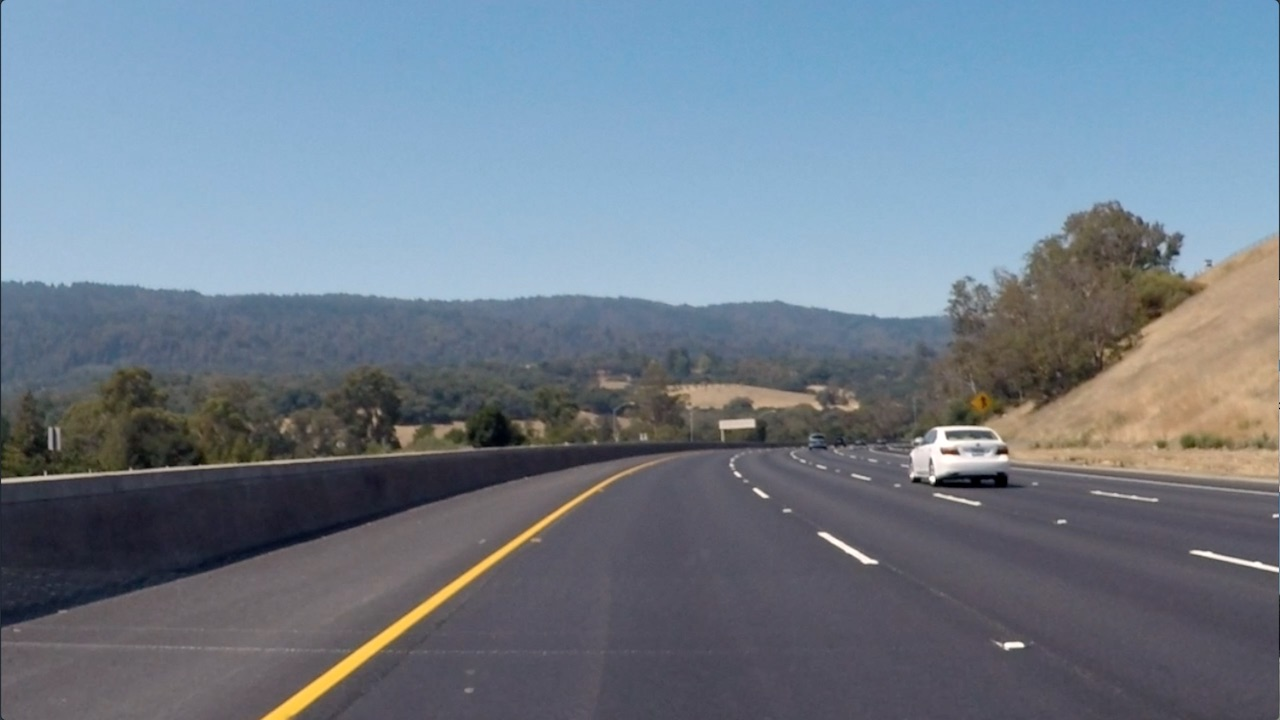
#> input picture CV edge detection filters/data/curved_lane.jpg, 1280 x 720 px
$ jupyter execute --allow-errors custom_filters.ipynb   (shell and % lines are left out)
#> lines starting #> are read from the running program, lines starting #| are printed output that depends on the picture
# Creating a Filter, Edge Detection

### Import resources and display image

[cell 1]
import matplotlib.pyplot as plt
import matplotlib.image as mpimg

import cv2 #imports open cv library
import numpy as np


# Read in the image
image = mpimg.imread('data/curved_lane.jpg')
#> image is the input picture: shape (720, 1280, 3); mean R, G, B 112.1, 125, 138.7

plt.imshow(image)

### Convert the image to grayscale

[cell 2]
# Convert to grayscale for filtering
print(f"color shape: {image.shape}")
#| color shape: (720, 1280, 3)
gray = cv2.cvtColor(image, cv2.COLOR_RGB2GRAY)
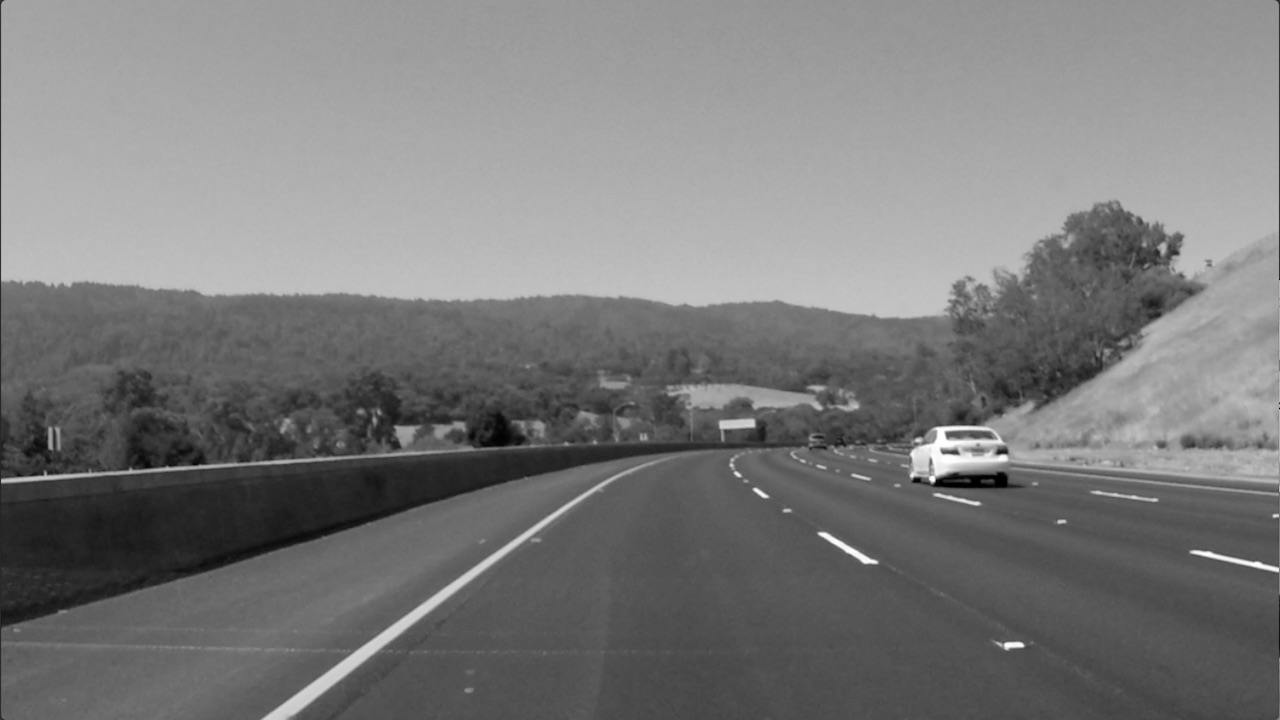
#> gray: shape (720, 1280); min 0, max 255, mean 122.7
print(f"gray shape: {gray.shape}")
#| gray shape: (720, 1280)
plt.imshow(gray, cmap='gray')

### Create a custom kernel

Below, you've been given one common type of edge detection filter: a Sobel operator.

The Sobel filter is very commonly used in edge detection and in finding patterns in intensity in an image. Applying a Sobel filter to an image is a way of **taking (an approximation) of the derivative of the image** in the x or y direction, separately. The operators look as follows.

**It's up to you to create a Sobel x operator and apply it to the given image.**

For a challenge, see if you can put the image through a series of filters: first one that blurs the image (takes an average of pixels), and then one that detects the edges.

[cell 3]
# Create a custom kernel

# 3x3 array for edge detection
sobel_y = np.array([[ -1, -2, -1],
                   [ 0, 0, 0],
                   [ 1, 2, 1]])

## TODO: Create and apply a Sobel x operator
sobel_x = np.array([[-1, 0, 1],
                    [-2,0,2],
                    [-1,0,1]])

# Filter the image using filter2D, which has inputs: (grayscale image, bit-depth, kernel)
filtered_image_x = cv2.filter2D(gray,-1,sobel_x)
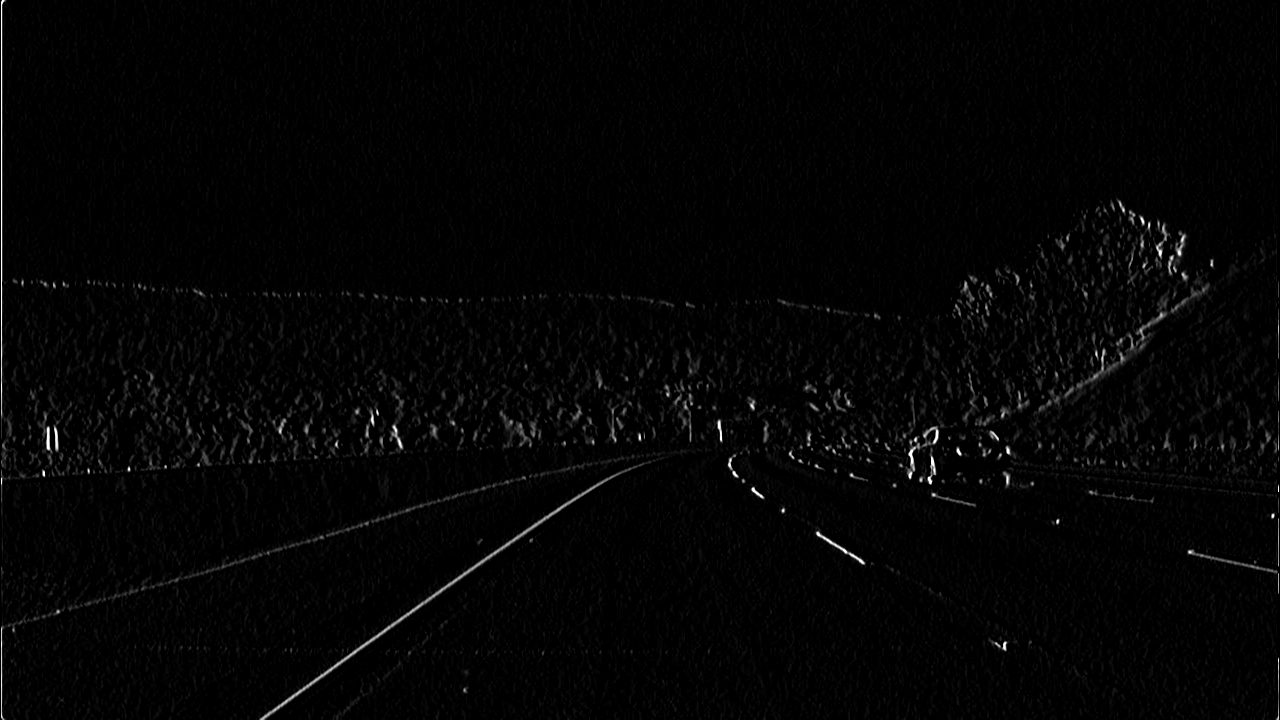
#> filtered_image_x: shape (720, 1280); min 0, max 255, mean 4.3

# Filter the image using filter2D, which has inputs: (grayscale image, bit-depth, kernel)
filtered_image = cv2.filter2D(gray, -1, sobel_y)
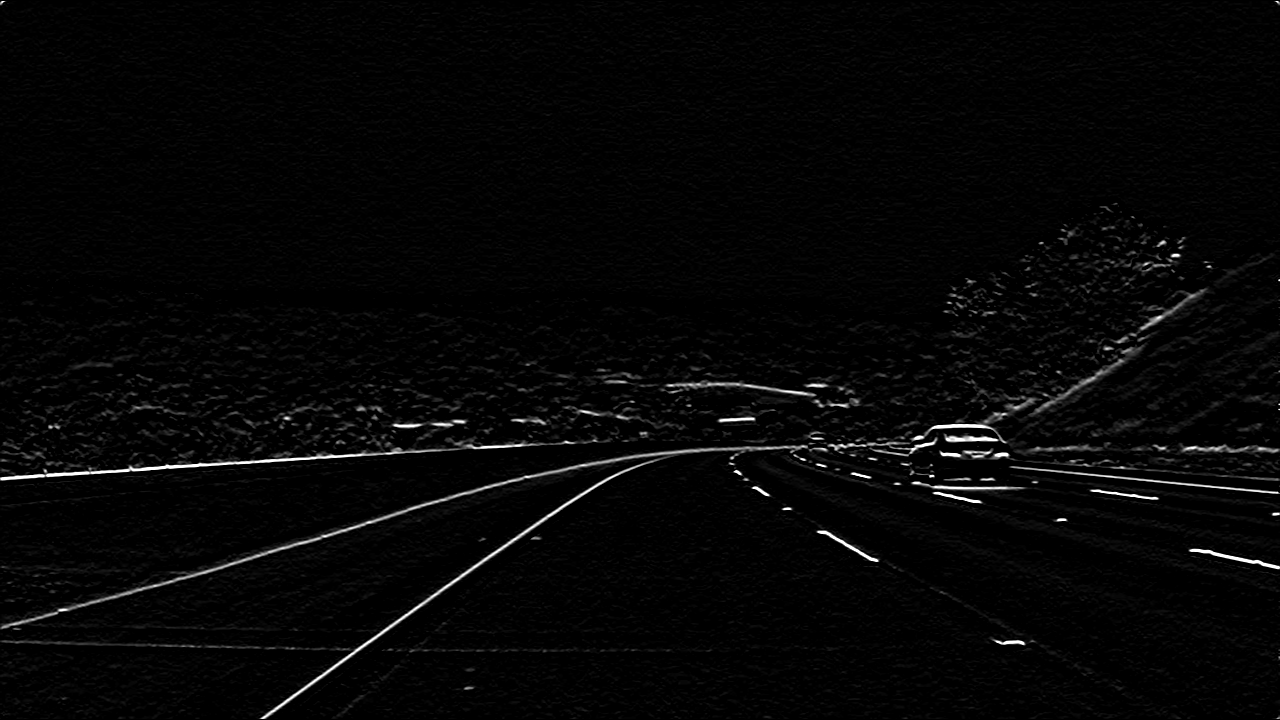
#> filtered_image: shape (720, 1280); min 0, max 255, mean 5.9

fig, axes = plt.subplots(1,2,figsize=(15,15))
fig.tight_layout()
axes[0].set_title("sober y",fontsize=25)
axes[0].imshow(filtered_image, cmap='gray')
axes[1].set_title("sober x",fontsize=25)
axes[1].imshow(filtered_image_x, cmap='gray')
plt.show()
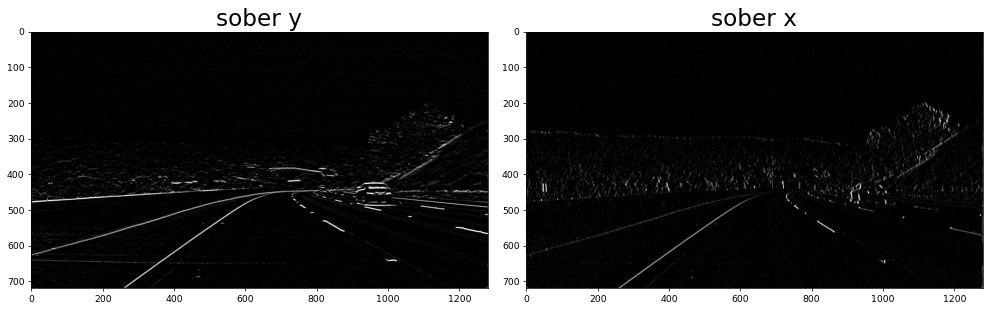
#> figure drawn by matplotlib, 2 panels

### Testing out other filters!

You're encouraged to create other kinds of filters and apply them to see what happens! As an **optional exercise**, try the following:
* Create a filter with decimal value weights.
* Create a 5x5 filter
* Apply your filters to the other images in the `images` directory.

[cell 4]
custom_filter = np.array([[ -0.25, 0,-1,0, -0.25],
                   [0,0,-0.5,0,0],
                   [0,-0.5,5,-0.5,0],
                   [0,0,-0.5,0,0],
                   [-0.25,0,-1,0,-0.25]])

# Filter the image using filter2D, which has inputs: (grayscale image, bit-depth, kernel)
custom_filtered_image = cv2.filter2D(gray, -1, custom_filter)
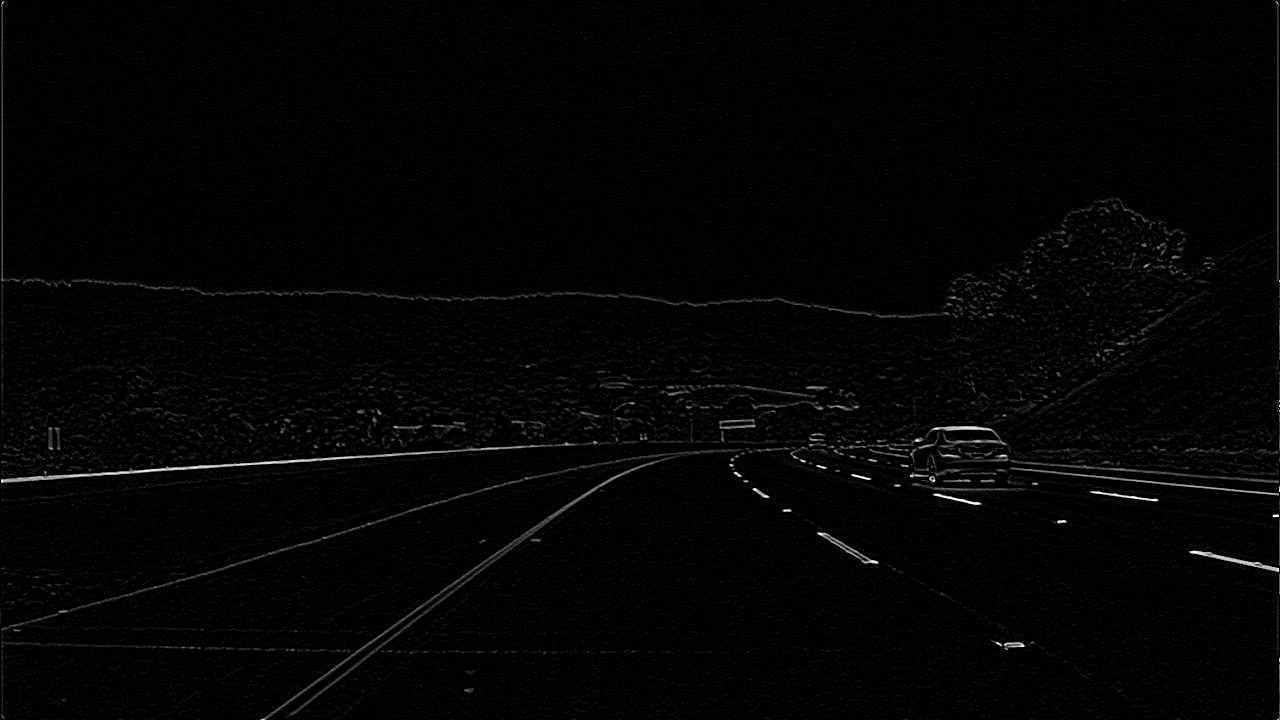
#> custom_filtered_image: shape (720, 1280); min 0, max 255, mean 3.9
plt.figure(figsize=(25,25))
plt.imshow(custom_filtered_image,cmap='gray')
#> (the rest of this cell did not finish here and is left out)

$ run again, with CV edge detection filters/data/bridge_trees_example.jpg copied over CV edge detection filters/data/curved_lane.jpg
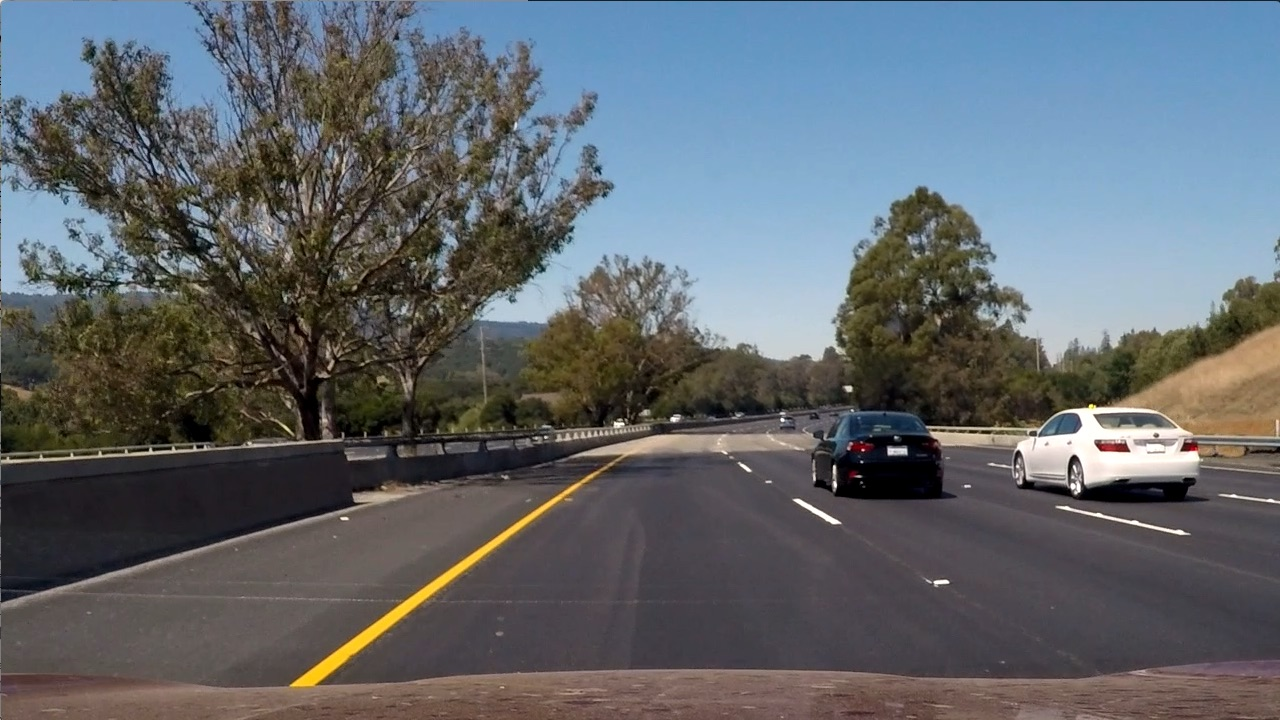
#> input picture CV edge detection filters/data/bridge_trees_example.jpg, 1280 x 720 px
#> image is the input picture: shape (720, 1280, 3); mean R, G, B 97, 102.6, 107.9
#| color shape: (720, 1280, 3)
#> `gray = cv2.cvtColor(image, cv2.COLOR_RGB2GRAY)`:
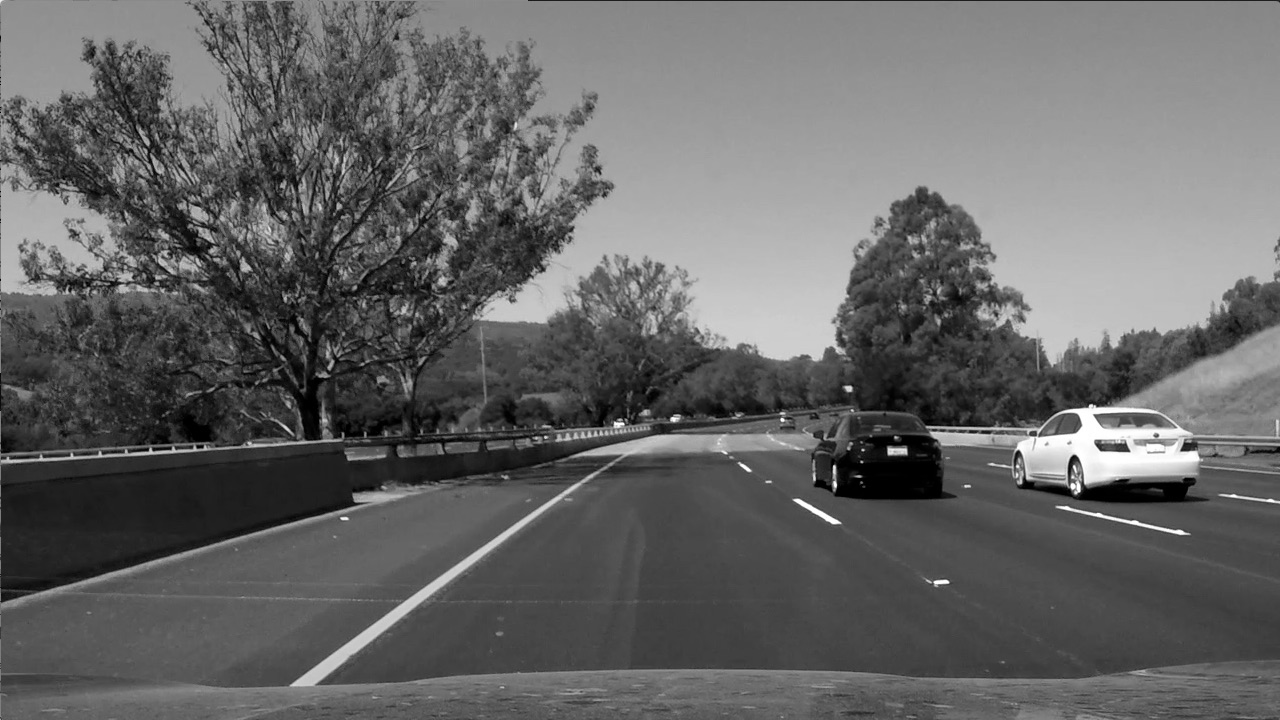
#> gray: shape (720, 1280); min 0, max 255, mean 101.5
#| gray shape: (720, 1280)
#> `custom_filtered_image = cv2.filter2D(gray, -1, custom_filter)`:
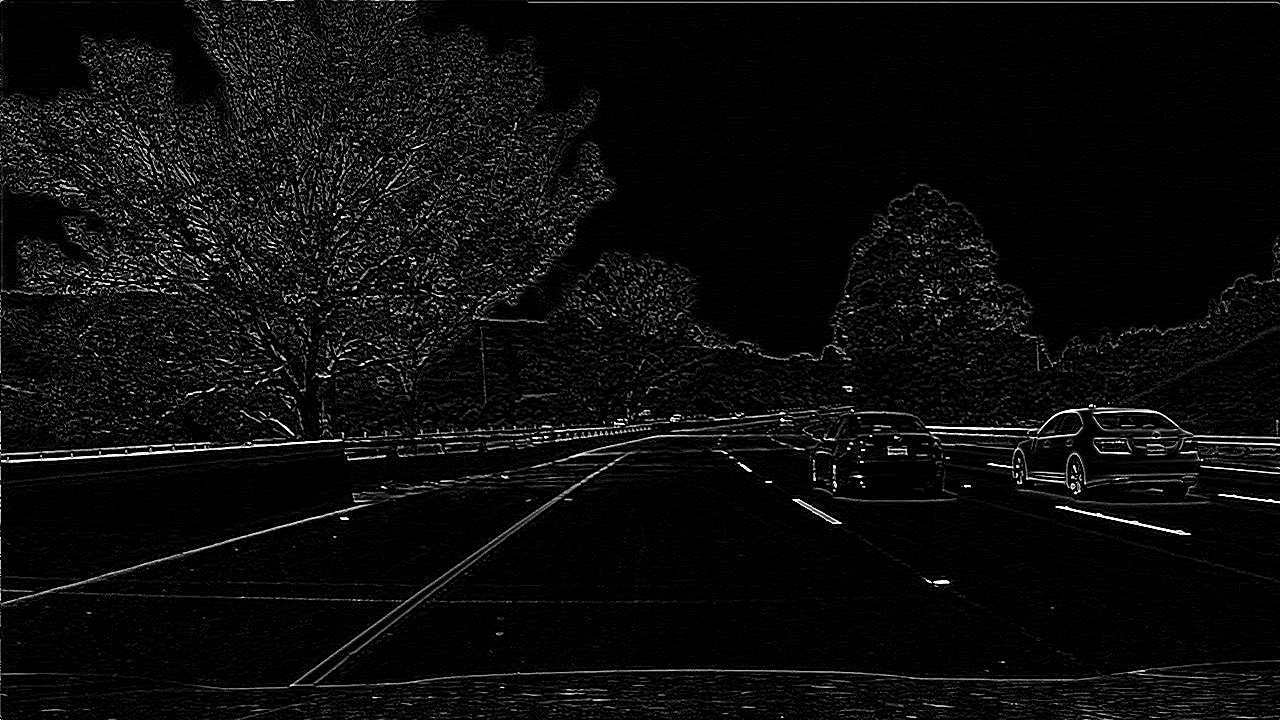
#> custom_filtered_image: shape (720, 1280); min 0, max 255, mean 12.1

$ run again, with CV edge detection filters/data/white_lines.jpg copied over CV edge detection filters/data/curved_lane.jpg
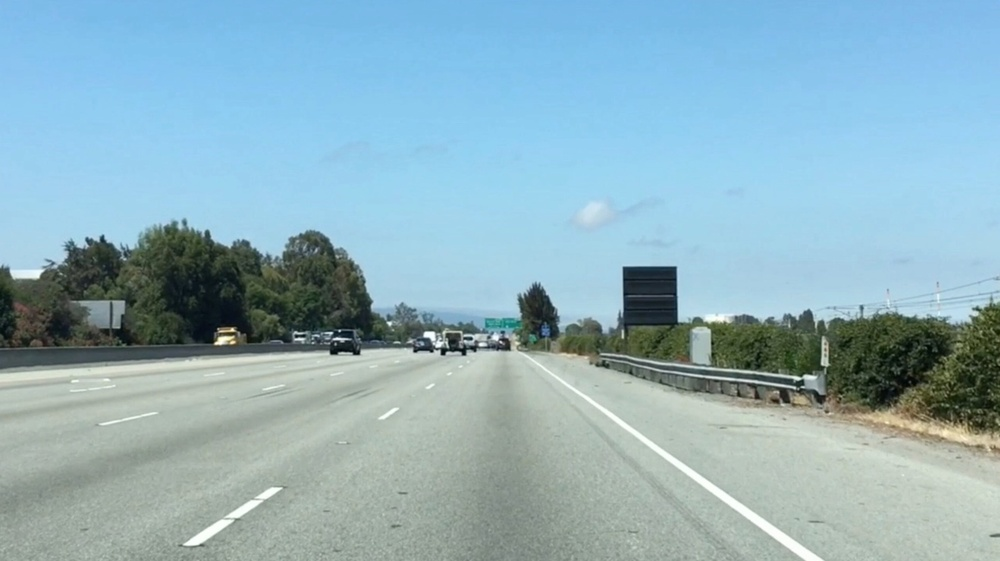
#> input picture CV edge detection filters/data/white_lines.jpg, 1000 x 561 px, shrunk from 2436 x 1366 before the run
#> image is the input picture: shape (561, 1000, 3); mean R, G, B 143.6, 177.1, 188.4
#| color shape: (561, 1000, 3)
#> `gray = cv2.cvtColor(image, cv2.COLOR_RGB2GRAY)`:
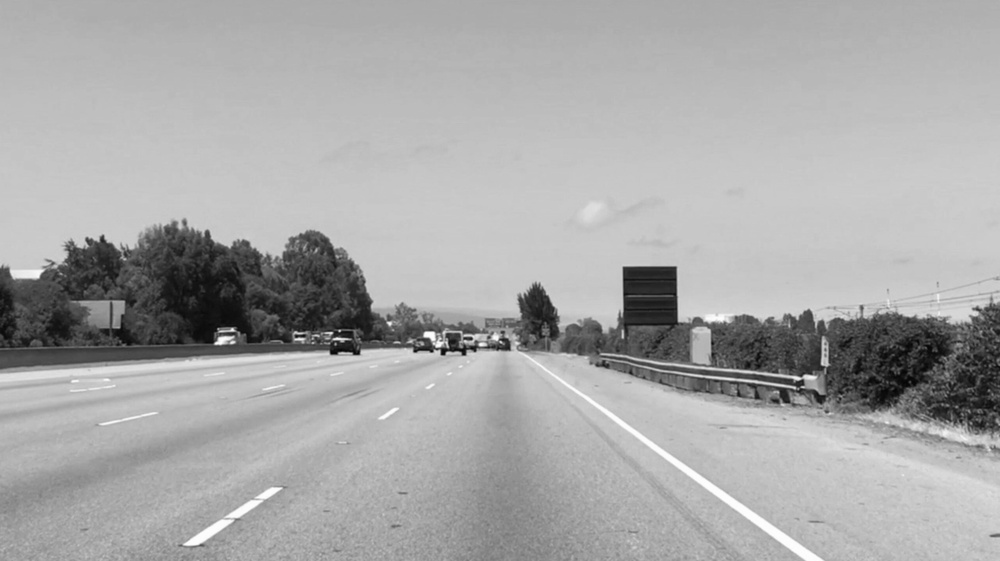
#> gray: shape (561, 1000); min 3, max 255, mean 168.3
#| gray shape: (561, 1000)
#> `custom_filtered_image = cv2.filter2D(gray, -1, custom_filter)`:
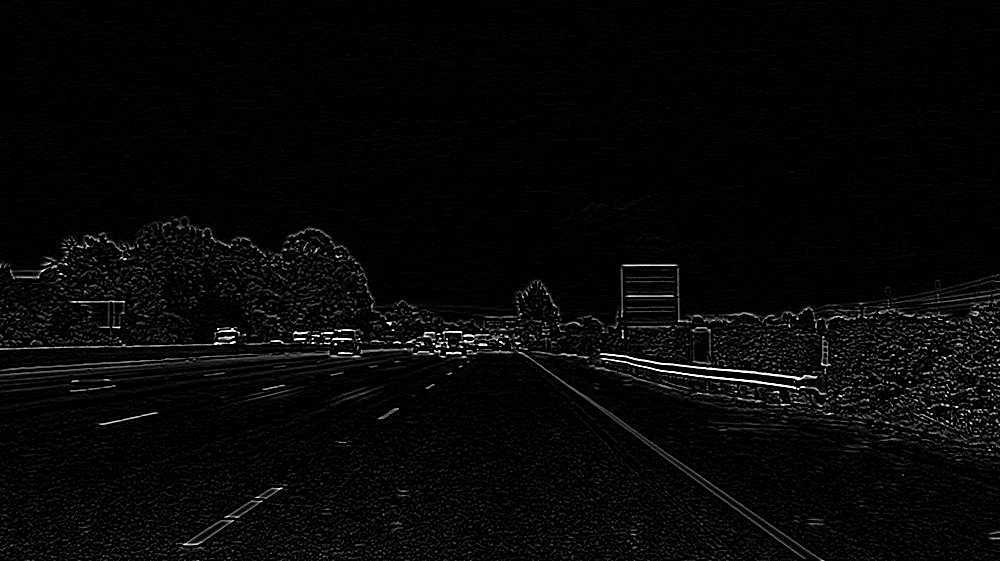
#> custom_filtered_image: shape (561, 1000); min 0, max 255, mean 7.1
